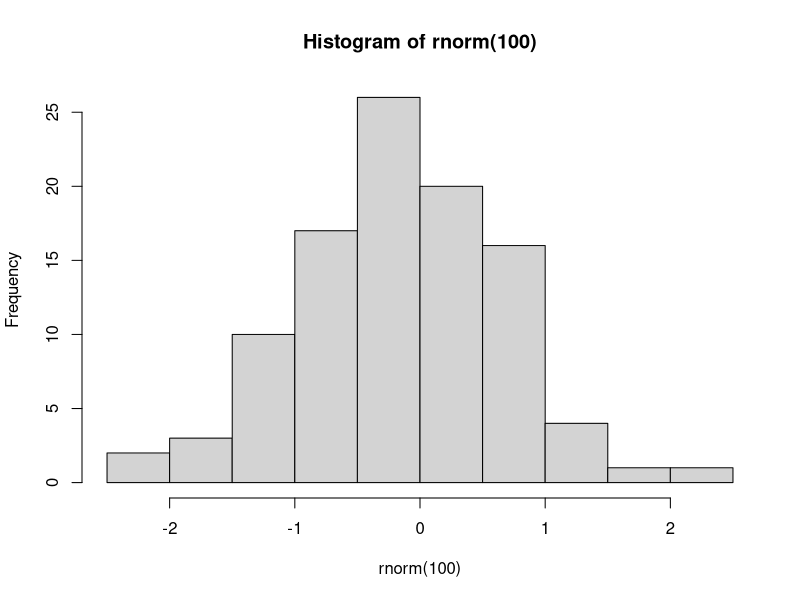

Write R code to recreate this figure.
print("hello")

# save a histogram of 100 random numbers
pdf("results/myHistogram.pdf")
hist(rnorm(100))
dev.off()
q()

x=1:10
y=11:20

z=data.frame(x,y)
